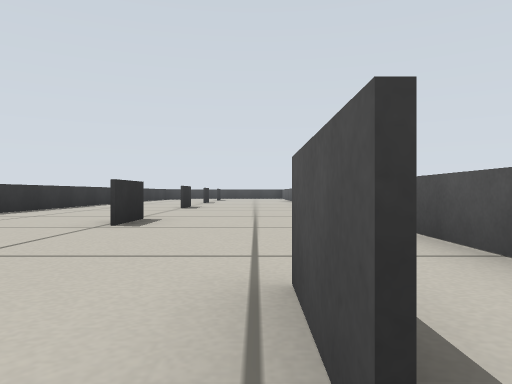
[1] (above)

17 first-person views from a walk through a world built for the Gazebo simulator. The camera is 0.22 m above the floor, looks level and sees 70° across. The floor is counted in squares, 0.5 m on a side. Each view is taken from the middle of a square. On the plan, view 1 faces up. The plan holds only what a view shows up to about 9 squares ahead; the rest is blank.

[2]
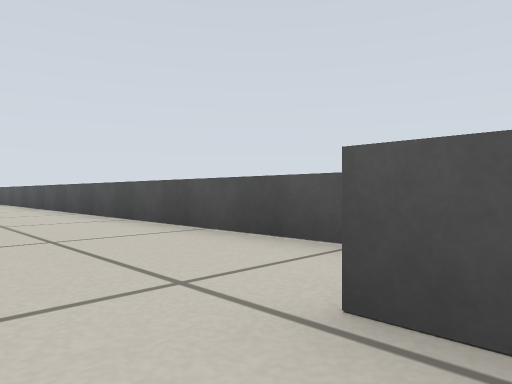

[3]
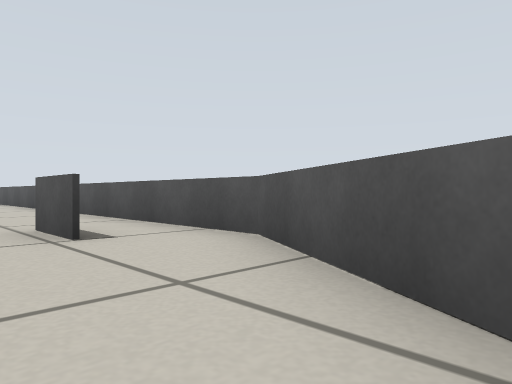

[4]
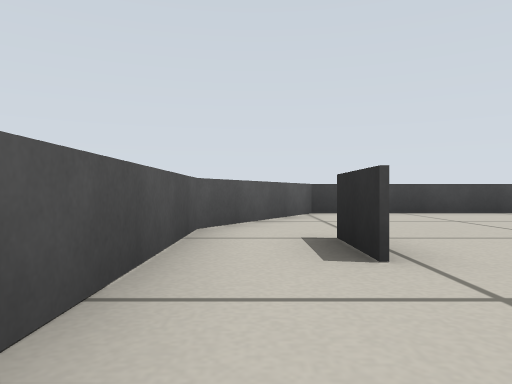

[5]
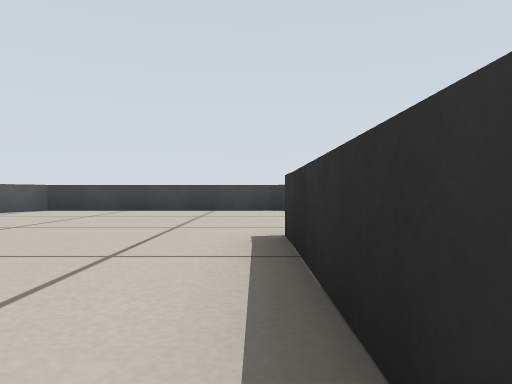

[6]
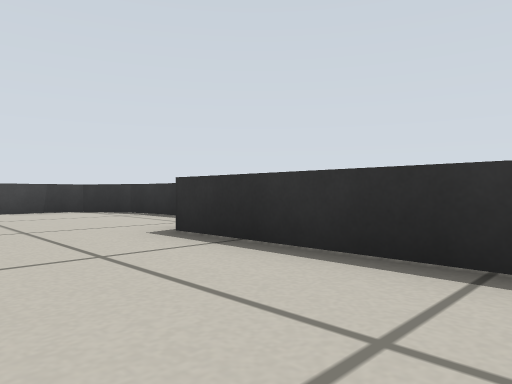

[7]
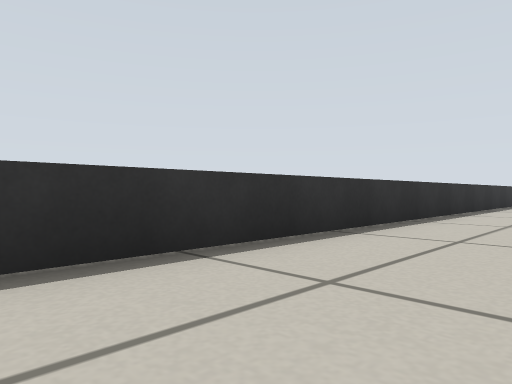

[8]
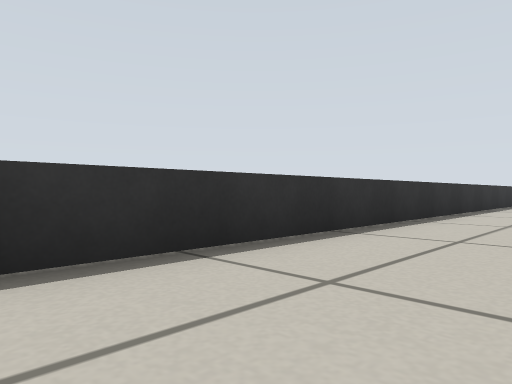

[9]
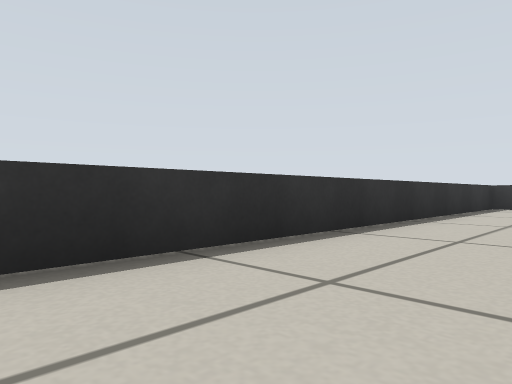

[10]
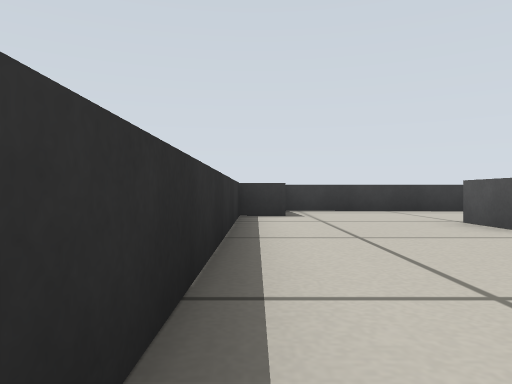

[11]
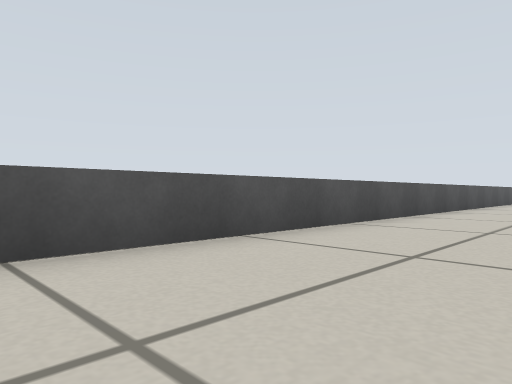

[12]
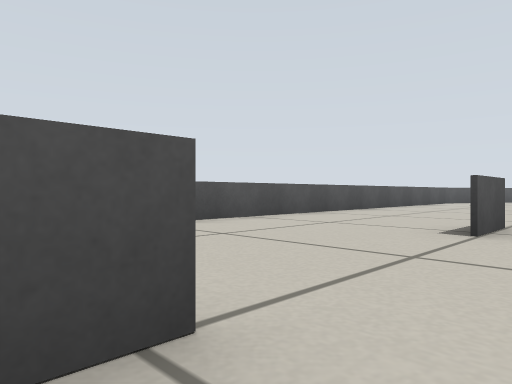

[13]
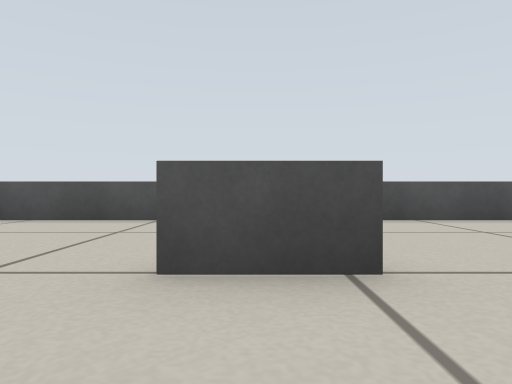

[14]
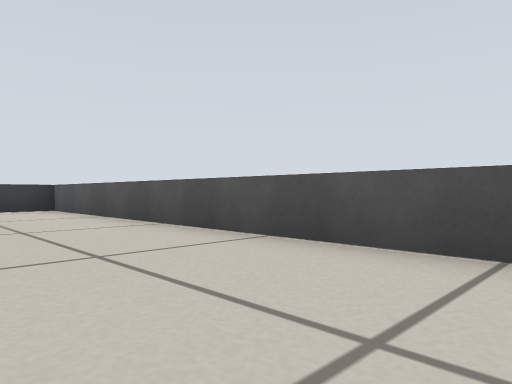

[15]
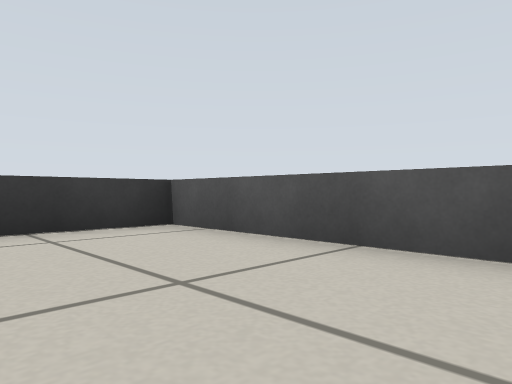

[16]
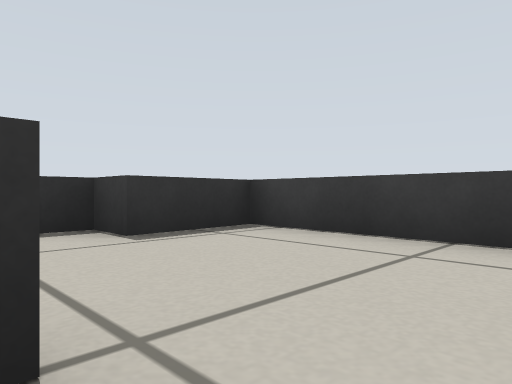

[17]
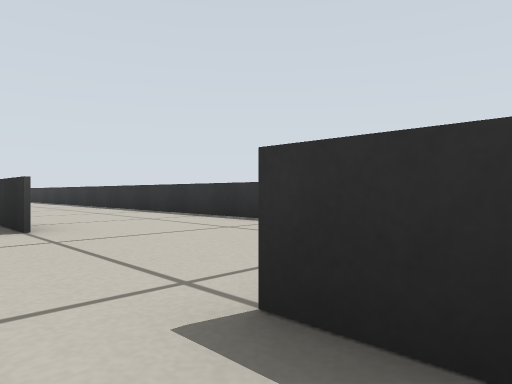

### Floor plan
Points are (right, up) in squares from view 1. A wall is a line through its corners. A room is listed if a view was taken in it or the views show most of it. See-through windows are left out.
Room 1 (views 1, 2, 3, 4, 5, 6, 7, 8, 9, 10, 11, 12, 13, 14, 15, 16, 17)
walls: (-2.1, 9.8) (-2.1, 11); (-2, 6) (-2, 4.6); (-2.1, 14.3) (-2.1, 15.6); (-2, 15.5) (-2, 14.3); (0.2, 1.8) (0.2, 0.5) (0.2, 1.8); (-2.1, 19.3) (-2.1, 20.3); (-6.8, -0.9) (-6.8, -1.6); (-2, 20.3) (-2, 19); (-6.8, -1.5) (-6.6, -2.4); (-6.6, -2.3) (-6, -3.3) (-5.3, -3.5); (-5.4, -3.5) (-0.1, -3.5) (1.7, -0.3) (1.7, 23.3) (-4.6, 23.5) (-4.5, 21.7) (-5.3, 21.7) (-5.3, 1.4)

Positions as (right, up) in squares from view 1, and headings:
1: (0, 0), facing up
2: (-1, 1), facing up-right
3: (-1, -3), facing up-right
4: (1, 4), facing down
5: (-5, 5), facing down
6: (-3, 5), facing down-left
7: (-3, 3), facing up-left
8: (-3, 7), facing up-left
9: (-3, 11), facing up-left
10: (-5, 15), facing up
11: (-1, 15), facing down-right
12: (-3, 15), facing down-right
13: (-4, 15), facing right
14: (-1, 14), facing up-right
15: (-1, 19), facing up-right
16: (-1, 20), facing up-left
17: (-1, 20), facing down-left
